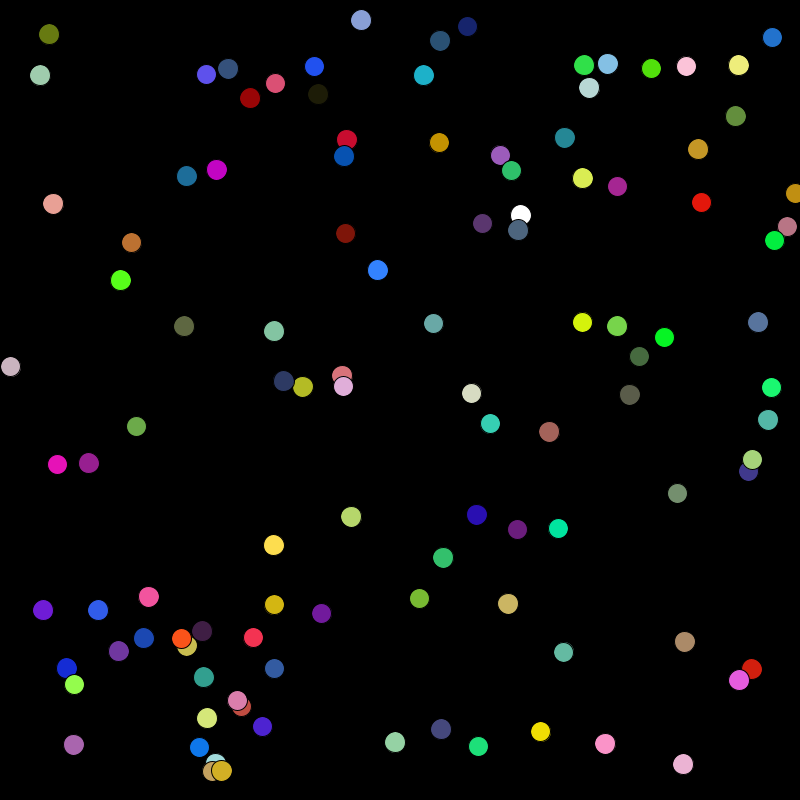
Frame 1 (no input)
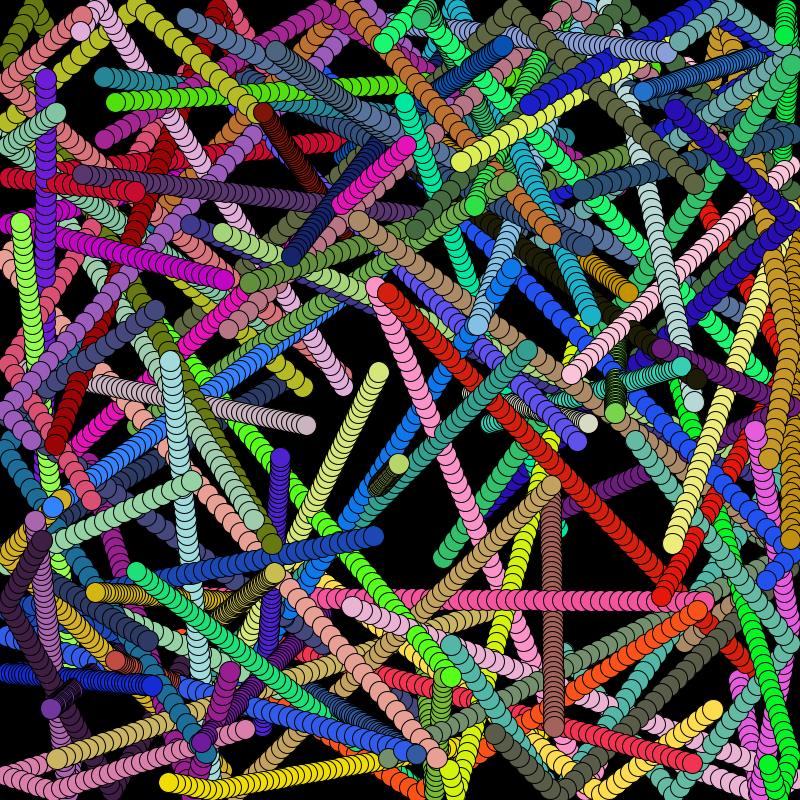
Frame 60 (the mouse pressed at the canvas centre just before this capture)
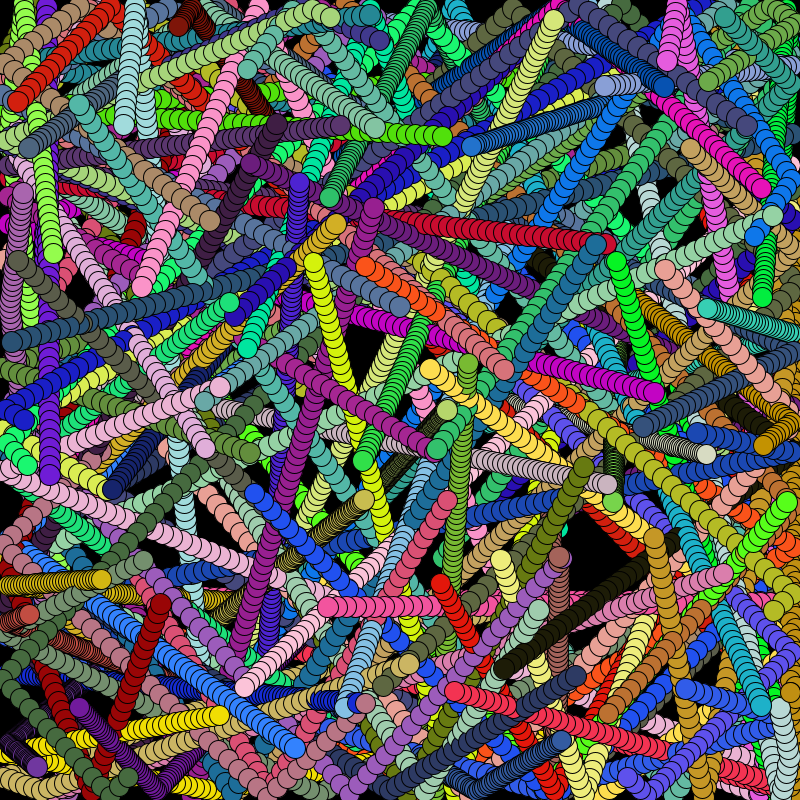
Frame 120 (the mouse held since frame 60 and released just before this capture)

The Processing sketch that drew these frames (run headless with seeded random() and noise(); from frame 60 on, the mouse is pressed at the canvas centre):

// Processing sketch: bouncing_balls_lines
// ── bouncing_balls_lines.pde
int Balls = 110;
int [] BallWidth = new int[Balls];
int [] BallHeight = new int[Balls];

float[] x = new float[Balls];
float[] y = new float[Balls];

float [] xDelta = new float[Balls];
float [] yDelta = new float[Balls];

float [] color1 = new float[Balls];
float [] color2 = new float[Balls];
float [] color3 = new float[Balls];

void setup() {
   background(0);
   size(800, 800);
   frameRate(60);
   
   for(int i=0 ; i<Balls ; i=i+1) { 
     
      x[i] = random(10,width);
      y[i] = random(10,height);
      
      xDelta[i] = random(-10,10);
      yDelta[i] = random(-10,10);
      
      color1[i] = random(0,255);
      color2[i] = random(0,255);
      color3[i] = random(0,255);
      
      BallWidth[i] =  (int) random(20,22);
      BallHeight[i] = BallWidth[i];
   }
   
}

void draw() {

   for(int i=0 ; i<Balls ; i=i+1) {   
      ellipse(x[i],y[i],BallWidth[i],BallHeight[i]);
      fill(color1[i],color2[i],color3[i]);
      
      x[i] = x[i] + xDelta[i];
      y[i] = y[i] + yDelta[i];
      
      if(x[i]>width-BallWidth[i]/2){
         xDelta[i] = -xDelta[i];
      }
      if(x[i]<BallWidth[i]/2) {
         xDelta[i] = -xDelta[i];
      }
      if(y[i]>height-BallHeight[i]/2){
         yDelta[i] = -yDelta[i];
      }
      if(y[i]<BallHeight[i]/2) {
         yDelta[i] = -yDelta[i];
      }    
   }
}
